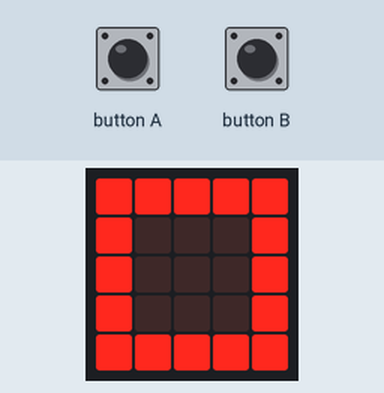
Simulated run of this program. Board: BBC micro:bit (MakeCode). Shown: the board's 5×5 LED display. Inputs (shaded band) come from the test bench.

Above: at 1.2 s.
1.3 s: button A pressed for 0.15 s
At 2.6 s:
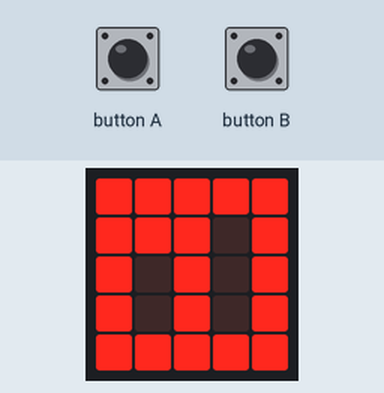
2.9 s: button B pressed for 0.15 s
At 3.5 s:
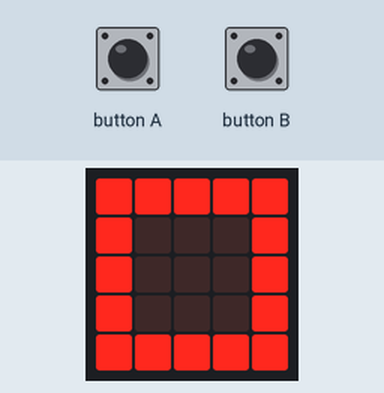
4.5 s: button B pressed for 0.15 s
At 5.6 s:
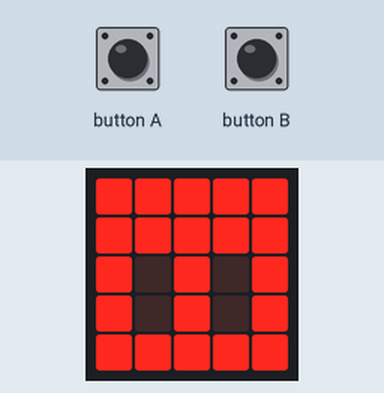
6.1 s: button B pressed for 0.15 s
At 7.3 s:
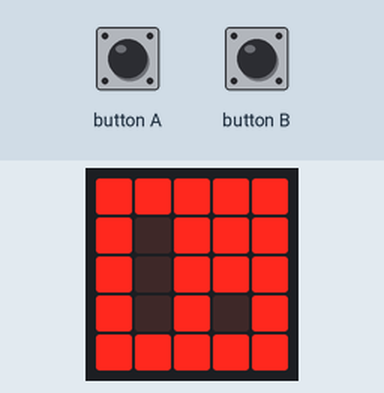
7.7 s: button B pressed for 0.15 s
At 8.2 s:
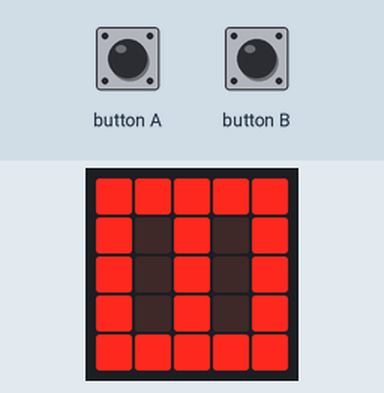
Timing chart, 0 to 10.3 s (numbered marks = the images above; inputs shaded):
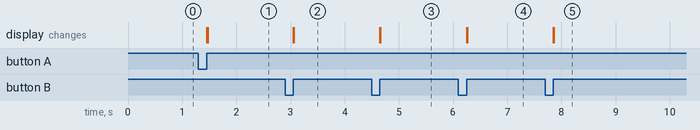

The program:

main.ts
```typescript
input.onButtonPressed(Button.A, function on_button_pressed_a() {

    Index += -1
    if (Index < 0) {
        Index = Objects.length - 1
    }

    Objects[Index].showImage(0)
})
input.onButtonPressed(Button.B, function on_button_pressed_b() {

    Index += 1
    if (Index == Objects.length) {
        Index = 0
    }

    Objects[Index].showImage(0)
})
let Objects : Image[] = []
let Index = 0
Index = 0
Objects = [images.createImage(`
        . . . . .
            . . . . .
            . . . . .
            . . . . .
            . . . . .
    `), images.createImage(`
        . . . . .
            . # # # .
            . . # . .
            . . # . .
            . . . . .
    `), images.createImage(`
        . . . . .
            . . # # .
            . . # # .
            . . # . .
            . . . . .
    `), images.createImage(`
        . . . . .
            . . # . .
            . . # . .
            . . # . .
            . . . . .
    `), images.createImage(`
        . . . . .
            . # # . .
            . . # . .
            . . # . .
            . . . . .
    `)]
basic.forever(function on_forever() {
    for (let y = 0; y < 5; y++) {
        led.plot(0, y)
    }
    for (let y2 = 0; y2 < 5; y2++) {
        led.plot(4, y2)
    }
    for (let x = 0; x < 5; x++) {
        led.plot(x, 0)
    }
    for (let x2 = 0; x2 < 5; x2++) {
        led.plot(x2, 4)
    }
})
```

test.ts
```typescript
// testes vão aqui; isto não será compilado quando este pacote for usado como uma extensão.
```

Measured:
- after the input at 1.3 s, the display: first changes after 0.15 s (image 1 shows a later state)
- after the input at 2.9 s, the display: first changes after 0.15 s (image 2 shows a later state)
- after the input at 4.5 s, the display: first changes after 0.15 s (image 3 shows a later state)
- after the input at 6.1 s, the display: first changes after 0.15 s (image 4 shows a later state)
- after the input at 7.7 s, the display: first changes after 0.15 s (image 5 shows a later state)
